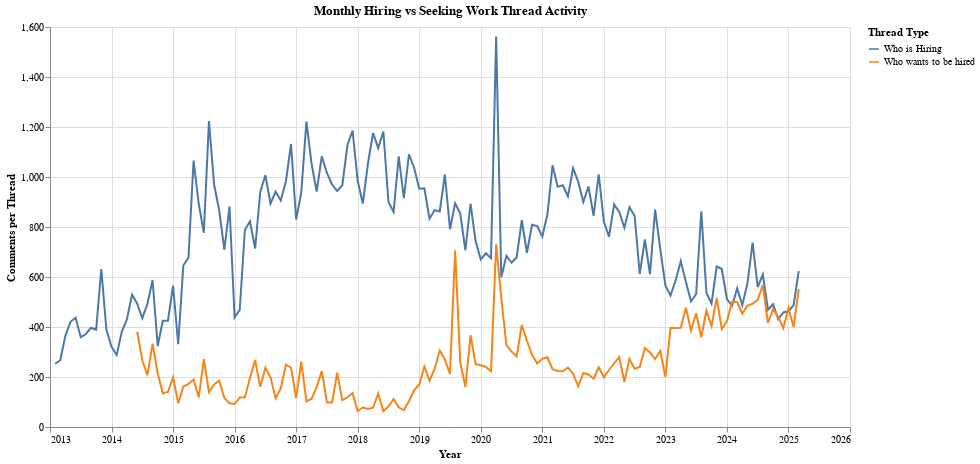

Write notebook code for a chart like this one.
### Markdown cell above
### Hiring trends

Every month, there are two threads on Hacker News that are dedicated to hiring. One is about who is hiring, and the other is about who wants to be hired.

### Code cell
df = conn.sql("""
    WITH hiring_posts AS (
        SELECT 
            year,
            month,
            'Who is Hiring' as type,
            SUM(descendants) as comments
        FROM hn 
        WHERE title LIKE '%Who is hiring%'
            AND type = 'story'
            AND year >= 2013
        GROUP BY year, month
        
        UNION ALL
        
        SELECT 
            year,
            month,
            'Who wants to be hired' as type,
            SUM(descendants) as comments
        FROM hn 
        WHERE title LIKE '%Who wants to be hired%'
            AND type = 'story'
            AND year >= 2013
        GROUP BY year, month
    )
    SELECT 
        year,
        month,
        type,
        comments,
        year + month/12.0 as timeline
    FROM hiring_posts
    ORDER BY year, month, type
""").df()

chart = alt.Chart(df).mark_line(point=False).encode(
    x=alt.X('timeline:Q', 
            title='Year',
            axis=alt.Axis(format='d')),  # Use 'd' format to show integers without decimals
    y=alt.Y('comments:Q', title='Comments per Thread'),
    color=alt.Color('type:N', title='Thread Type'),
    tooltip=[
        alt.Tooltip('year:Q', title='Year'),
        alt.Tooltip('month:Q', title='Month'),
        alt.Tooltip('type:N', title='Type'),
        alt.Tooltip('comments:Q', title='Comments', format='.1f')
    ]
).properties(
    title='Monthly Hiring vs Seeking Work Thread Activity',
    width=800,
    height=400
)
chart

### Figure 1 — Vega-Lite specification as saved in the notebook (floating-point values rounded to 4 significant figures; data arrays with more than 128 entries replaced by an {"elided": "..."} marker saying what was removed)
{"config": {"view": {"continuousWidth": 300, "continuousHeight": 300}}, "data": {"name": "data-4408db3b97911895efd9e0689dbfe269"}, "mark": {"type": "line", "point": false}, "encoding": {"color": {"field": "type", "title": "Thread Type", "type": "nominal"}, "tooltip": [{"field": "year", "title": "Year", "type": "quantitative"}, {"field": "month", "title": "Month", "type": "quantitative"}, {"field": "type", "title": "Type", "type": "nominal"}, {"field": "comments", "format": ".1f", "title": "Comments", "type": "quantitative"}], "x": {"axis": {"format": "d"}, "field": "timeline", "title": "Year", "type": "quantitative"}, "y": {"field": "comments", "title": "Comments per Thread", "type": "quantitative"}}, "height": 400, "title": "Monthly Hiring vs Seeking Work Thread Activity", "width": 800, "$schema": "https://vega.github.io/schema/vega-lite/v5.20.1.json", "datasets": {"data-4408db3b97911895efd9e0689dbfe269": {"elided": "276 records"}}}
